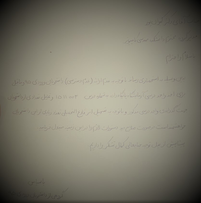
#> input picture P1/pictures/8.png, 201 x 203 px, shrunk from 835 x 843 before the run
$ python IE_thresholding2.py
#> lines starting #> are read from the running program, lines starting #| are printed output that depends on the picture; after the words box and inside, x2 and y2 are one past the last pixel; in counts of white or black regions, pixels touching at a corner belong together
#> further down, tmp_img is the input picture: shape (203, 201, 3); mean R, G, B 127.3, 124.3, 110.2
import matplotlib
import matplotlib.pyplot as plt
from skimage import io, color

from skimage.filters import (threshold_otsu, threshold_niblack,
                             threshold_sauvola)

matplotlib.rcParams['font.size'] = 9


def main(img, ws):
#> called with ws = 7
    image = img

    binary_global = image > threshold_otsu(image)
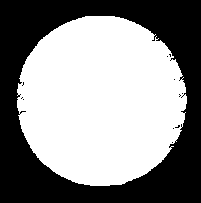
#> binary_global: shape (203, 201) bool; 55.5% white; 12 black regions (11 under 20 px), largest, box (x1, y1, x2, y2) and area: (0, 0, 201, 203) 18119

    window_size = ws
    thresh_niblack = threshold_niblack(image, window_size=window_size, k=0.8)
    thresh_sauvola = threshold_sauvola(image, window_size=window_size)
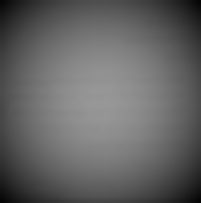
#> thresh_sauvola: shape (203, 201) float64; min 0.0206, max 0.596, mean 0.39

    binary_niblack = image > thresh_niblack
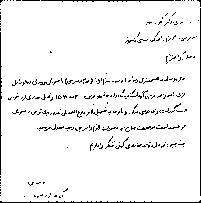
#> binary_niblack: shape (203, 201) bool; 94.5% white; black in thin lines or dots
    binary_sauvola = image > thresh_sauvola
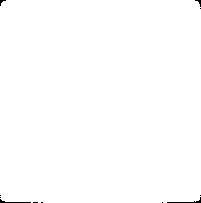
#> binary_sauvola: shape (203, 201) bool; 99.7% white; black in thin lines or dots

    plt.figure(figsize=(8, 7))
    plt.subplot(2, 2, 1)
    plt.imshow(image, cmap=plt.cm.gray)
    plt.title('Original')
    plt.axis('off')

    plt.subplot(2, 2, 2)
    plt.title('Global Threshold')
    plt.imshow(binary_global, cmap=plt.cm.gray)
    plt.axis('off')

    plt.subplot(2, 2, 3)
    plt.imshow(binary_niblack, cmap=plt.cm.gray)
    plt.title('Niblack Threshold')
    plt.axis('off')

    plt.subplot(2, 2, 4)
    plt.imshow(binary_sauvola, cmap=plt.cm.gray)
    plt.title('Sauvola Threshold')
    plt.axis('off')

    return plt, binary_global, binary_niblack, binary_sauvola


def save(plot, name):
    plot.savefig(r'thresholding2/' + str(name) + '.png')


if __name__ == '__main__':
    num = 8
    tmp_img = io.imread(r'pictures/' + str(num) + '.png')
    tmp_img = color.rgb2gray(tmp_img)
    p, b_global, b_niblack, b_sauvola = main(tmp_img, 7)
    # save(p, num)
    p.show()

$ run again, with P1/pictures/5.png copied over P1/pictures/8.png
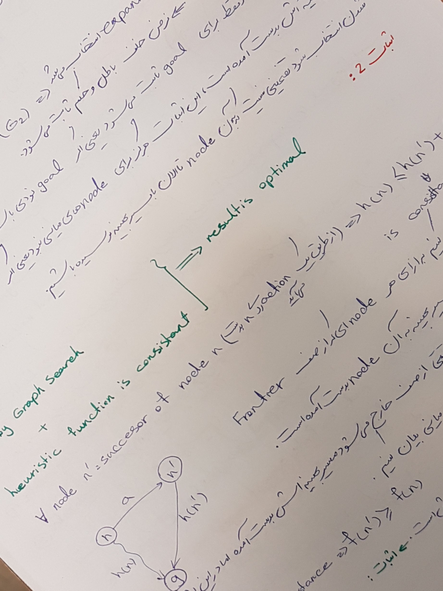
#> input picture P1/pictures/5.png, 443 x 591 px, shrunk from 1843 x 2457 before the run
#> tmp_img is the input picture: shape (591, 443, 3); mean R, G, B 196.1, 187.5, 182.7
#> tmp_img: shape (591, 443) float64
#> in main, `binary_global = image > threshold_otsu(image)`:
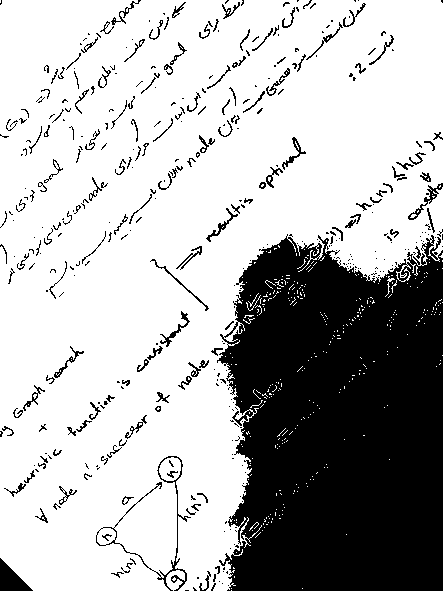
#> binary_global: shape (591, 443) bool; 70.6% white; 412 black regions (265 under 20 px), largest, box (x1, y1, x2, y2) and area: (217, 234, 443, 591) 67473, (96, 456, 191, 591) 698, (0, 558, 33, 591) 561
#> binary_niblack: shape (591, 443) bool; 83.9% white; black in thin lines or dots
#> in main, `binary_sauvola = image > thresh_sauvola`:
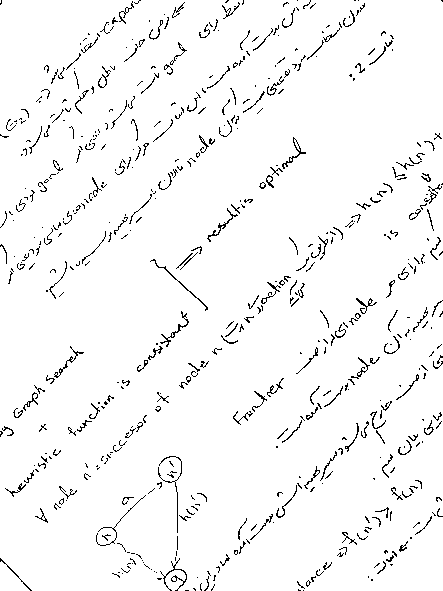
#> binary_sauvola: shape (591, 443) bool; 96.3% white; black in thin lines or dots

$ run again, with P1/pictures/6.png copied over P1/pictures/8.png
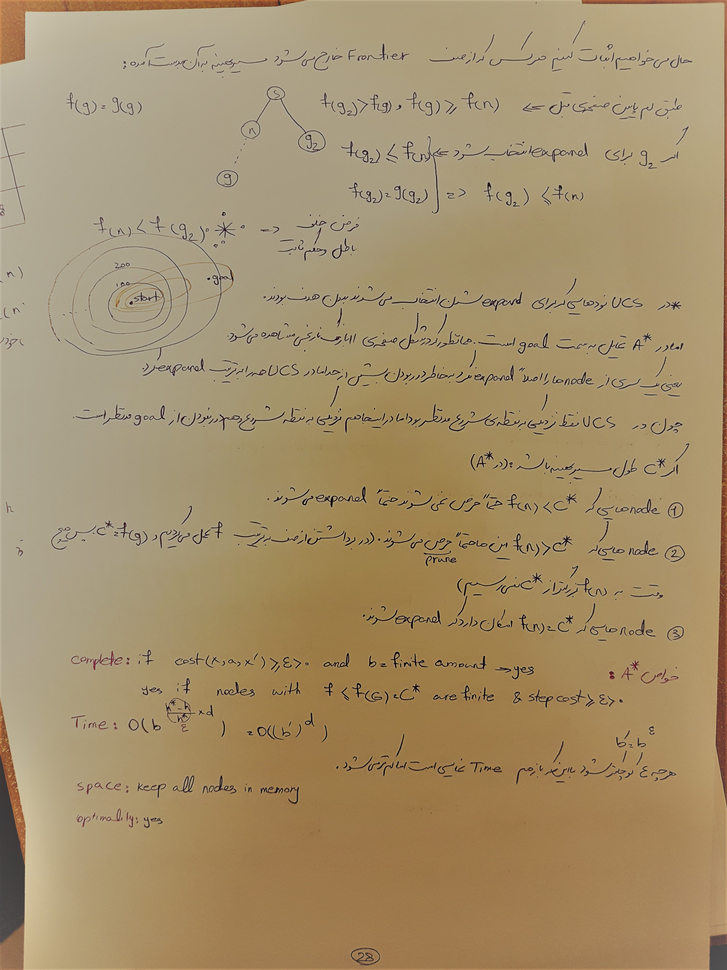
#> input picture P1/pictures/6.png, 727 x 970 px, shrunk from 3024 x 4032 before the run
#> tmp_img is the input picture: shape (970, 727, 3); mean R, G, B 164.8, 143.8, 106.9
#> tmp_img: shape (970, 727) float64
#> in main, `binary_global = image > threshold_otsu(image)`:
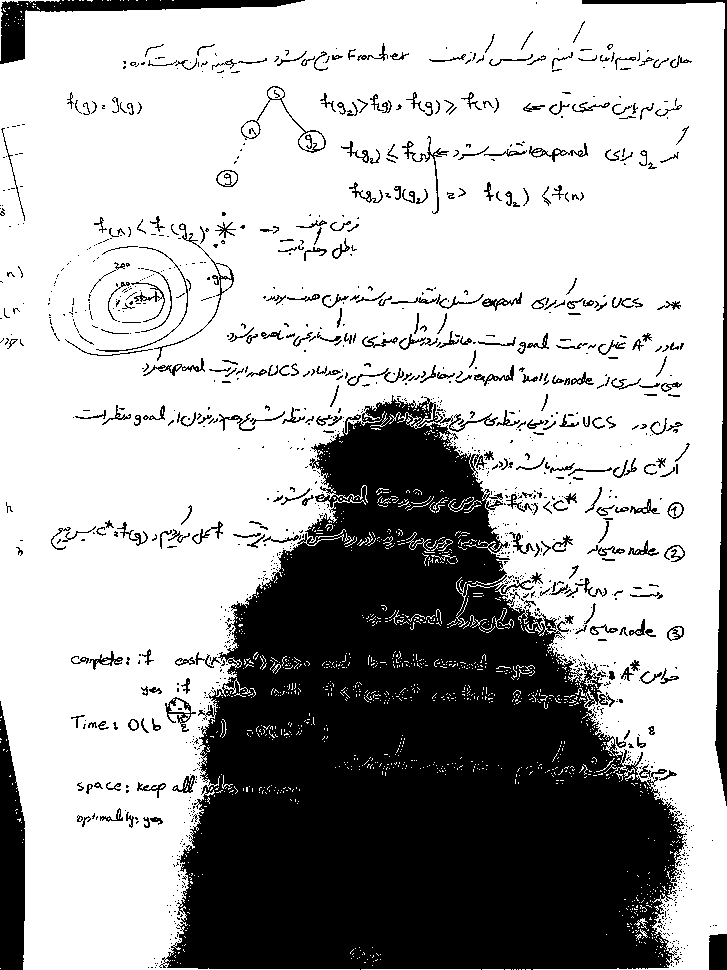
#> binary_global: shape (970, 727) bool; 68.5% white; 1249 black regions (922 under 20 px), largest, box (x1, y1, x2, y2) and area: (159, 395, 687, 970) 184264, (0, 701, 25, 970) 5118, (582, 0, 727, 806) 4702
#> binary_niblack: shape (970, 727) bool; 83.4% white; black in thin lines or dots
#> in main, `binary_sauvola = image > thresh_sauvola`:
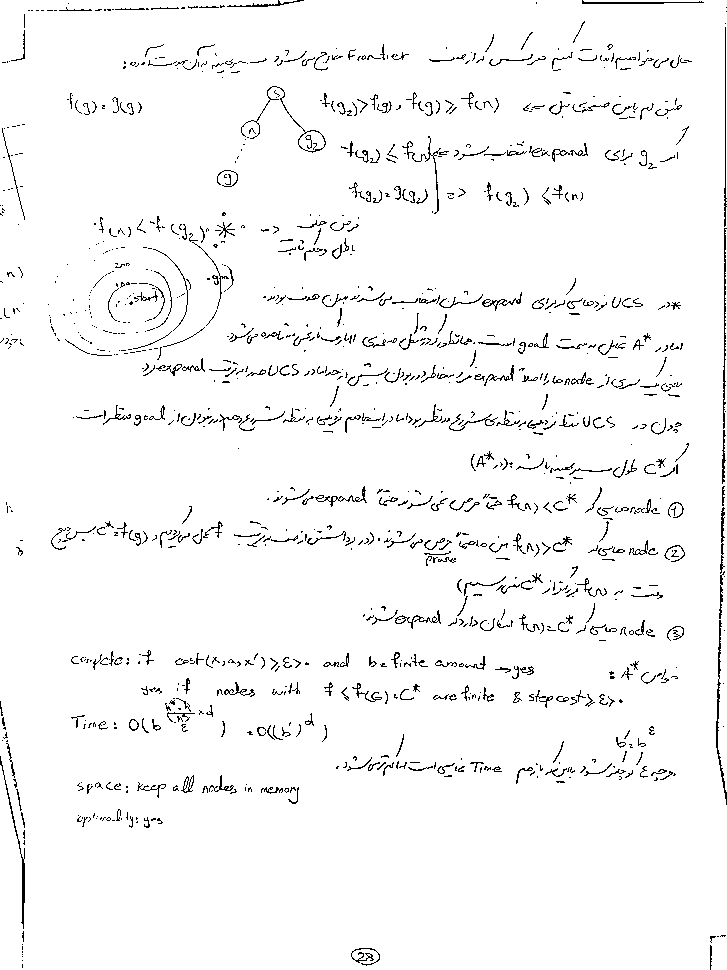
#> binary_sauvola: shape (970, 727) bool; 96.7% white; black in thin lines or dots

$ run again, with P1/pictures/9.png copied over P1/pictures/8.png
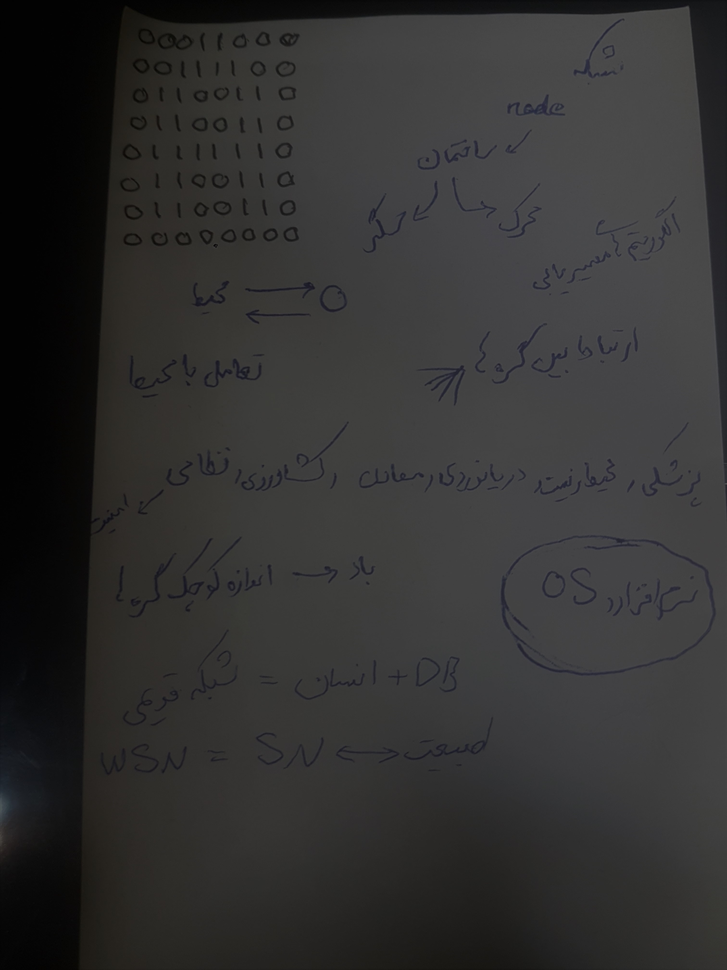
#> input picture P1/pictures/9.png, 727 x 970 px, shrunk from 3024 x 4032 before the run
#> tmp_img is the input picture: shape (970, 727, 3); mean R, G, B 49.5, 49.1, 48.6
#> tmp_img: shape (970, 727) float64
#> in main, `binary_global = image > threshold_otsu(image)`:
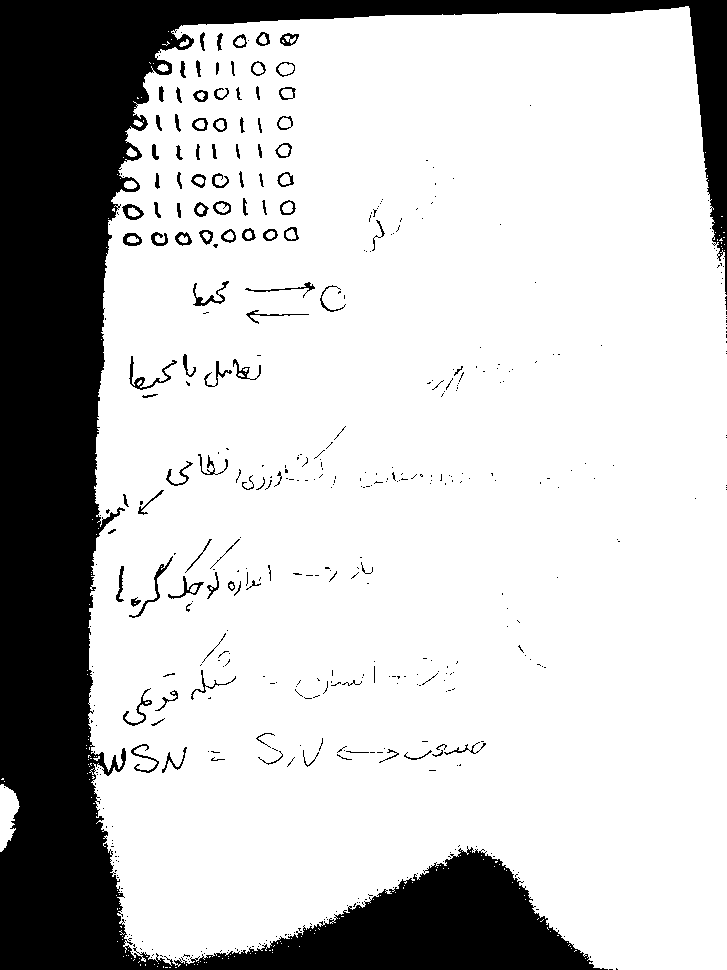
#> binary_global: shape (970, 727) bool; 77.9% white; 477 black regions (371 under 20 px), largest, box (x1, y1, x2, y2) and area: (0, 0, 727, 970) 146583, (129, 356, 177, 390) 287, (129, 556, 173, 618) 242
#> binary_niblack: shape (970, 727) bool; 84.3% white; black in thin lines or dots
#> in main, `binary_sauvola = image > thresh_sauvola`:
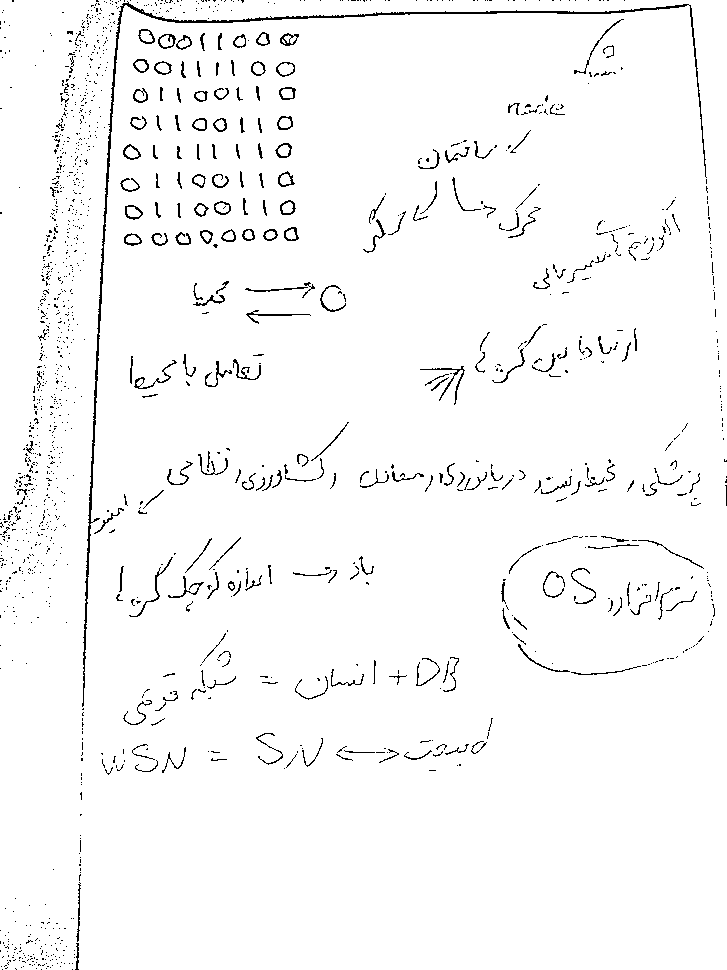
#> binary_sauvola: shape (970, 727) bool; 97.2% white; black in thin lines or dots
